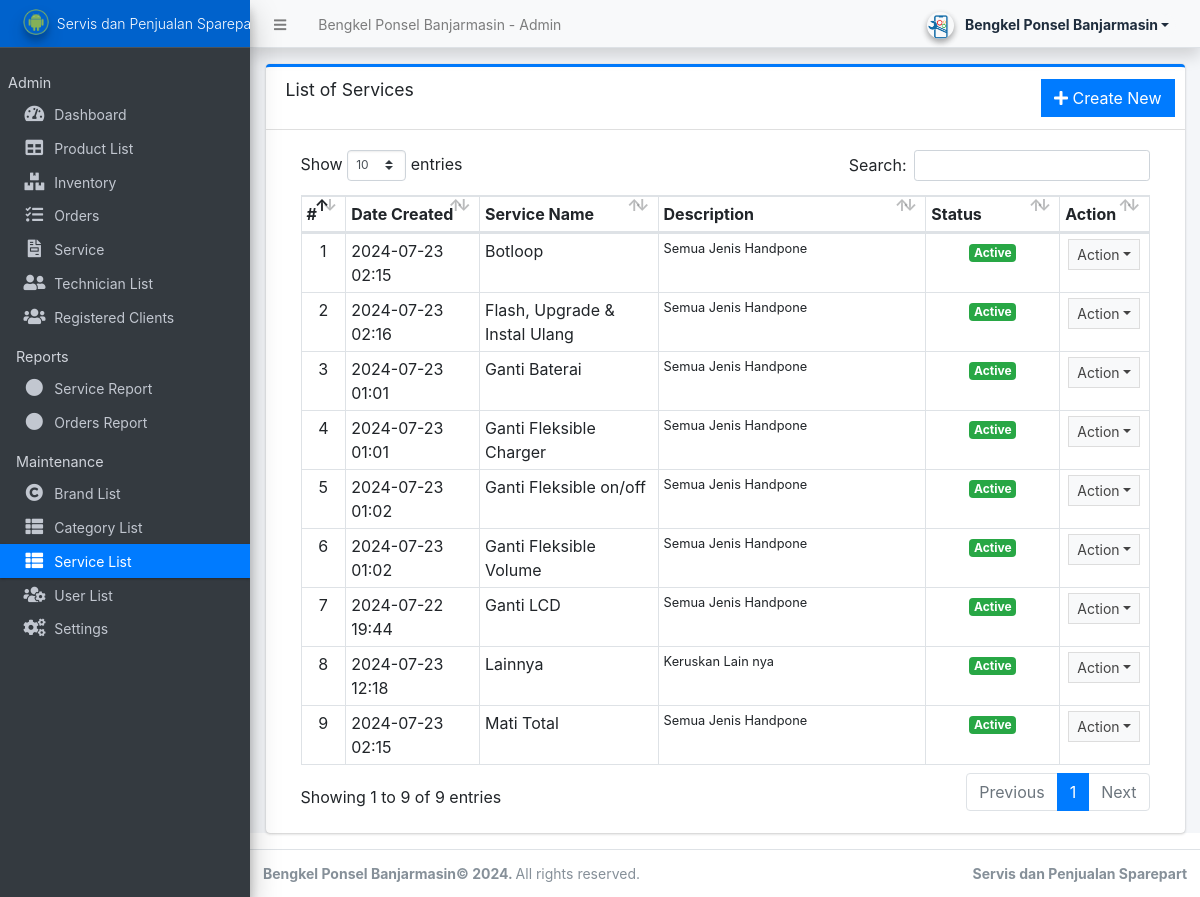
Screenshot of /admin/?page=maintenance/services (signed in) with the database file from the repository.
### tables this page shows
CREATE TABLE `service_list` (
  `id` int(30) NOT NULL,
  `service` text NOT NULL,
  `description` text NOT NULL,
  `status` tinyint(4) NOT NULL DEFAULT 1,
  `delete_flag` tinyint(1) NOT NULL DEFAULT 0,
  `date_created` datetime NOT NULL DEFAULT current_timestamp()
);

### admin/maintenance/services.php (the view, shortened to what this page needs)
<div class="card card-outline card-primary">
	<div class="card-header">
		<h3 class="card-title">List of Services</h3>
		<div class="card-tools">
			<a href="?page=maintenance/manage_service" class="btn btn-flat btn-primary"><span class="fas fa-plus"></span>  Create New</a>
		</div>
	</div>
	<div class="card-body">
		<div class="container-fluid">
        <div class="container-fluid">
			<table class="table table-bordered table-stripped">
				<colgroup>
					<col width="5%">
					<col width="15%">
					<col width="20%">
					<col width="30%">
					<col width="15%">
					<col width="10%">
				</colgroup>
				<thead>
					<tr>
						<th>#</th>
						<th>Date Created</th>
						<th>Service Name</th>
						<th>Description</th>
						<th>Status</th>
						<th>Action</th>
					</tr>
				</thead>
				<tbody>
					<?php
					$i = 1;
						$qry = $conn->query("SELECT * from `service_list` where delete_flag = 0 order by service asc ");
						while($row = $qry->fetch_assoc()):
                            $row['description'] = strip_tags(html_entity_decode(stripslashes($row['description'])));
					?>
						<tr>
							<td class="text-center"><?php echo $i++; ?></td>
							<td><?php echo date("Y-m-d H:i",strtotime($row['date_created'])) ?></td>
							<td><?php echo $row['service'] ?></td>
							<td>
                                <p class="truncate-3 m-0 lh-1"><small><?php echo $row['description'] ?></small></p>
                            </td>
							<td class="text-center">
                                <?php if($row['status'] == 1): ?>
                                    <span class="badge badge-success">Active</span>
                                <?php else: ?>
                                    <span class="badge badge-danger">Inactive</span>
                                <?php endif; ?>
                            </td>
							<td align="center">
								 <button type="button" class="btn btn-flat btn-default btn-sm dropdown-toggle dropdown-icon" data-toggle="dropdown">
				                  		Action
				                  </button>
							</td>
						</tr>
					<?php endwhile; ?>
				</tbody>
			</table>
		</div>
		</div>
	</div>
</div>

### rows the page displays
service_list: date_created "2024-07-23 02:15", service "Botloop", description "Semua Jenis Handpone", status "Active"
service_list: date_created "2024-07-23 02:16", service "Flash, Upgrade & Instal Ulang", description "Semua Jenis Handpone", status "Active"
service_list: date_created "2024-07-23 01:01", service "Ganti Baterai", description "Semua Jenis Handpone", status "Active"
service_list: date_created "2024-07-23 01:01", service "Ganti Fleksible Charger", description "Semua Jenis Handpone", status "Active"
service_list: date_created "2024-07-23 01:02", service "Ganti Fleksible on/off", description "Semua Jenis Handpone", status "Active"
service_list: date_created "2024-07-23 01:02", service "Ganti Fleksible Volume", description "Semua Jenis Handpone", status "Active"
service_list: date_created "2024-07-22 19:44", service "Ganti LCD", description "Semua Jenis Handpone", status "Active"
service_list: date_created "2024-07-23 12:18", service "Lainnya", description "Keruskan Lain nya", status "Active"
service_list: date_created "2024-07-23 02:15", service "Mati Total", description "Semua Jenis Handpone", status "Active"

### other values shown
$_settings->info('name') "Bengkel Ponsel Banjarmasin"
$_settings->userdata('firstname').' '.$_settings->userdata('lastname') "Bengkel Ponsel Banjarmasin"
$_settings->info('short_name') "Servis dan Penjualan…"
$_settings->info('short_name') "Servis dan Penjualan Sparepart"
